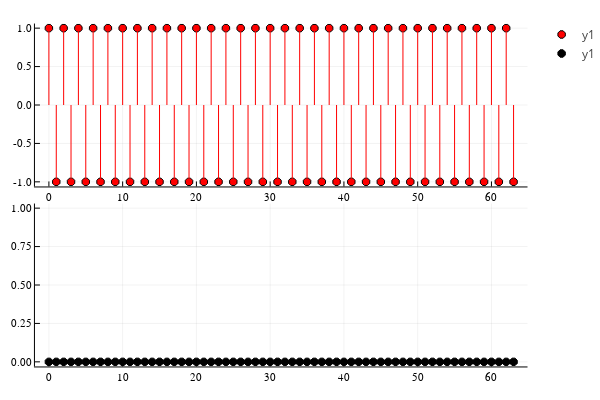

The code cell stored with this chart in its notebook:
### Code cell
l = layout = (2,1)

p1 = plot(n , real(w32), line = :stem, marker = :o, color=:red)
p2 = plot(n , round.(imag(w32)), line = :stem, marker = :o, color=:black)

plot(p1, p2, layout = l)
